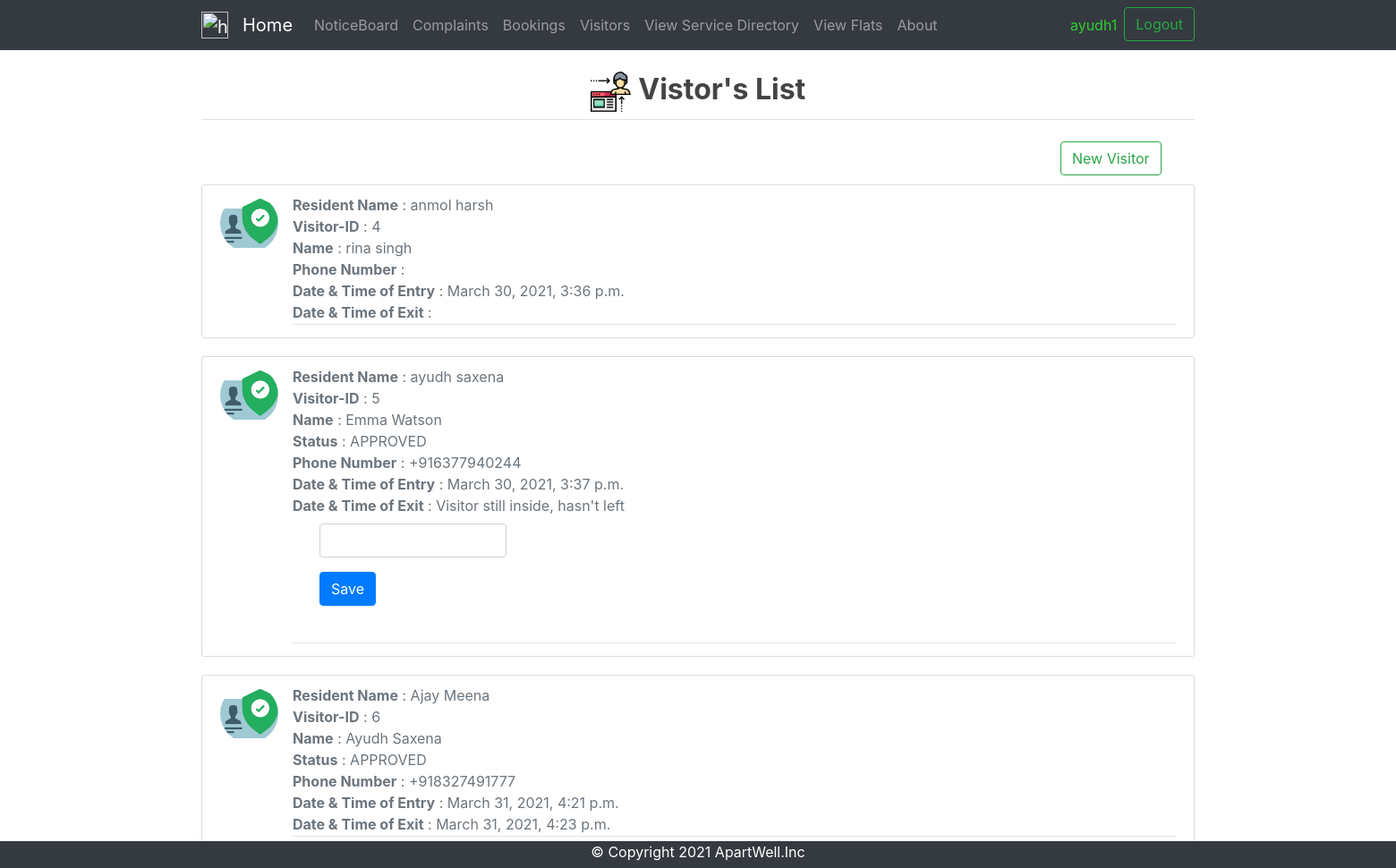
/visitors-watchman/ (signed in), run on the app's committed database.
### visitors/models.py (models this page shows, shortened)
class Visitor(models.Model) :
	WAITING = 'WAIT'
	APPROVED = 'APRV'
	REJECTED = 'REJC'
	status_choices = [
		(WAITING, 'WAITING FOR APPROVAL'),
		(APPROVED, 'APPROVED'),
		(REJECTED, 'REJECTED'),
	]
	visitor_id = models.AutoField(primary_key = True)
	user_id = models.ForeignKey(Resident,on_delete = models.CASCADE)
	fname = models.CharField(max_length = 20)
	lname = models.CharField(max_length = 20, null = True)
	status = models.CharField(max_length = 4,choices = status_choices, null = True)
	phone = PhoneNumberField(blank=True, help_text='Contact phone number')
	datetime_entry = models.DateTimeField(null = True)
	datetime_exit = models.DateTimeField(null = True)

### visitors/views.py (the view, shortened to what this page needs)
# urls.py: path('visitors-watchman/', views.watchman_visitor_view.as_view(), name='visitors_watchman'),
class watchman_visitor_view(FormView) :
	model = Visitor
	form_class = visitor_exit_form
	template_name = 'visitors/visitors_watchman.html'
	def dispatch(self, request, *args, **kwargs) :
		self.success_url = reverse_lazy('visitors:visitors_watchman')
		return super().dispatch(request,args,kwargs)
	def get_context_data(self, **kwargs):
	    context = super().get_context_data(**kwargs)
	    full_name_list = []
	    visitors_list = self.model.objects.all()
	    for c in visitors_list :
	    	resident = Resident.objects.get(user__exact = c.user_id)
	    	full_name = resident.user.first_name + " " + resident.user.last_name
	    	full_name_list.append(full_name)
	    context['values'] = zip(full_name_list, visitors_list)
	    return context

### visitors/forms.py
class visitor_exit_form(forms.ModelForm) :
	def __init__(self, *args, **kwargs):
	    super(forms.ModelForm, self).__init__(*args, **kwargs)
	    self.fields['datetime_exit'].label = ''
	class Meta:
		model = Visitor
		fields = ['datetime_exit']
		widgets = {
			'datetime_exit' : DateTimePickerInput(),
		}

### visitors/templates/visitors/visitors_watchman.html (shortened to what this page needs)
{% extends 'base.html' %}
{% load static %}
{% block content %}
 <head>
    <link rel="stylesheet" href="{% static 'visitor-entry.css' %}">
   {% load bootstrap4 %}
   {% bootstrap_css %}
 </head>
 <body>
 	<legend class = "border-bottom mb-4"><h2 class="text-center"><img  src="/static/visitor_disp.png" width = "45" height = "45" alt="home" /> <strong>Vistor's List</strong></h2></legend>
  <div  id = "create_visitor_button">
     <a href="{% url 'visitors:visitors_entry' %}"><button class="btn btn-outline-success my-2 my-sm-0">New Visitor
     </button></a>
  </div>
  {% for full_name,visitor in values %}
   <article class="media content-section">
    <img class = "rounded-circle article-img" src = "/static/visitor.png">
    <div class="media-body">
      <div class="article-metadata">
        <medium class="text-muted"><b>Resident Name</b> : {{ full_name }}</br></medium>
        <medium class="text-muted"><b>Visitor-ID</b> : {{ visitor.visitor_id }}</br></medium>
        <medium class="text-muted"><b>Name</b> : {{ visitor.fname }} {{visitor.lname }} </br></medium>
        {% if visitor.status %}
        <medium class="text-muted"><b>Status</b> : {{ visitor.get_status_display }}</br></medium>
        {% endif %}
        <medium class="text-muted"><b>Phone Number</b> : {{ visitor.phone }} </br></medium>
        <medium class="text-muted"><b>Date & Time of Entry</b> : {{ visitor.datetime_entry }}</br></medium>
        <medium class="text-muted"><b>Date & Time of Exit</b> :
        {% if visitor.datetime_exit %}
        {{ visitor.datetime_exit }}
        {% elif visitor.status == 'REJC' %}
        ---------------------------
        {% elif visitor.status == 'APRV' %}
        Visitor still inside, hasn't left
        <div class="container">
          <div class="col-md-3">
            <form method="post">{% csrf_token %}
              {% bootstrap_form form %}
              {% buttons %}
              <button type="submit" class="btn btn-primary">Save</button>
              {% endbuttons %}
            </form>
          </div>
        </div>
        {% endif %}
        </br></medium>
      </div>
    </div>
    </article>
    {% endfor %}
 </body>
 {% endblock %}

### templates/base.html (shortened to what this page needs)
{% load static %}
<html>
<head>
	<link rel="stylesheet" href="https://stackpath.bootstrapcdn.com/bootstrap/4.4.1/css/bootstrap.min.css">
	<link rel="stylesheet" type="text/css" href="{% static 'main.css' %}">
</head>
<body>
<nav class="navbar navbar-expand-lg navbar-dark bg-dark">
	<div class="container">
	  <a class="navbar-brand" href="{% url 'home' %}"><img  src="/static/apartments.png" width = "30" height = "30" alt="home" /></a>
	  <a class="navbar-brand" href="{% url 'home' %}">Home</a>
	  <div class="collapse navbar-collapse" id="navbarSupportedContent">
	    <ul class="navbar-nav mr-auto">
	    					<a class="nav-item nav-link" href="{% url 'noticeboard_notice_list' %}">NoticeBoard</a>
				{% if user.is_authenticated %}
						{% if user.is_superuser%}
							<a class="nav-item nav-link" href="{% url 'complaints:admin-complaint' %}">Complaints</a>
							<a class="nav-item nav-link" href="{% url 'bookings:admin-booking' %}">Bookings</a>
							<li class="nav-item dropdown">
							 <a class="nav-link dropdown-toggle" href="#" id="navbarDropdown" role="button" data-toggle="dropdown" aria-haspopup="true" aria-expanded="false">
								 Add User
							 </a>
							 <div class="dropdown-menu" aria-labelledby="navbarDropdown">
								 <a class="dropdown-item" href="{% url 'accounts:signup_resident' %}">Resident</a>
								 <div class="dropdown-divider"></div>
								 <a class="dropdown-item" href="{% url 'accounts:signup_watchmen' %}">Watchmen</a>
							 </div>
						 	</li>
						 	<a class="nav-item nav-link" href="{% url 'buildings:main_view'%}">View</a>
						{% elif user.profile.type == 'D' %}
							<a class="nav-item nav-link" href="{% url 'visitors:visitors_watchman' %}">Visitor Entry</a>
           				{% else %}
					 		 <a class="nav-item nav-link" href="{% url 'complaints:complaints_display' %}">Complaints</a>
			 				 <a class="nav-item nav-link" href="{% url 'bookings:bookings_display' %}">Bookings</a>
			 				 <a class="nav-item nav-link" href="{% url 'visitors:visitors_display' %}">Visitors</a>
  		                     <a class="nav-item nav-link" href="{% url 'buildings:service_directory_details'%}">View Service Directory</a>
  		                     <a class="nav-item nav-link" href="{% url 'buildings:flat_details'%}">View Flats</a>
					 {% endif %}
			 {% endif %}
			 <a class="nav-item nav-link" href="{% url 'about' %}">About</a>
	    </ul>
			<div class="form-inline my-2 my-lg-0">
					{% if not user.is_authenticated %}
							<a href="{% url 'accounts:login_user' %}">
									<button class="btn btn-outline-success my-2 my-sm-0" type="button">Log In</button>
							</a>
							<!-- <a href="{% url 'accounts:signup_resident' %}">
									<button class="btn btn-outline-success my-2 my-sm-0 ml-2" type="button" >
											Sign Up
									</button>
							</a> -->
					{% else %}
					<div class="navbar-nav">
							{% if user.is_superuser  %}
											<a class="nav-item nav-link" href="#" >{{ user.username }}</a>
											<a href="{% url 'accounts:logout_user' %}">
													<button class="btn btn-outline-success my-2 my-sm-0" type="button">Logout</button>
											</a>
							{% else%}
								<a class="nav-item nav-link" href="{% url 'accounts:profile' %}" style="color: #32CD32">{{ user.username }}</a>
								<a href="{% url 'accounts:logout_user' %}">
									<button class="btn btn-outline-success my-2 my-sm-0" type="button">Logout</button>
								</a>
							{% endif %}
					</div>
					{% endif %}
			</div>
		</div>
	</div>
</nav>
		<div class="container">
            <br>
            {% block content %}
            {% endblock content %}
         </div>
</body>
<div class="footer">
  <p>&copy; Copyright 2021 ApartWell.Inc</p>
</div>
</html>

### assets/main.css (style rules this page uses)
body { background: #fafafa; color: #333333; margin-top: 0rem; }
h1, h2, h3, h4, h5, h6 { color: #444444; }
ul { margin: 0; }
.content-section { background: #ffffff; padding: 10px 20px; border: 1px solid #dddddd; border-radius: 3px; margin-bottom: 20px; }
.article-img { height: 65px; width: 65px; margin-right: 16px; }
.article-metadata { padding-bottom: 1px; margin-bottom: 4px; border-bottom: 1px solid #e3e3e3 }
.bg-dark { background-color: #2d2e2f;!important; }
.btn { border-radius: 0; }

### assets/visitor-entry.css (style rules this page uses)
#create_visitor_button { position: relative; left: 960px; padding-bottom: 10px; }

### templates/base.html (style rules this page uses)
.footer { position: fixed; left: 0; bottom: -10px; width: 100%; background-color: #343a40; color: white; text-align: center; }

### data on the page
Visitor: full_name "anmol harsh", visitor_id "4", fname "rina", lname "singh", datetime_entry "March 30, 2021, 3:36 p.m."
Visitor: full_name "ayudh saxena", visitor_id "5", fname "Emma", lname "Watson", status "APPROVED", phone "+916377940244", datetime_entry "March 30, 2021, 3:37 p.m."
Visitor: full_name "Ajay Meena", visitor_id "6", fname "Ayudh", lname "Saxena", status "APPROVED", phone "+918327491777", datetime_entry "March 31, 2021, 4:21 p.m.", datetime_exit "March 31, 2021, 4:23 p.m."

### other printed values
{{ user.username }} "ayudh1"
